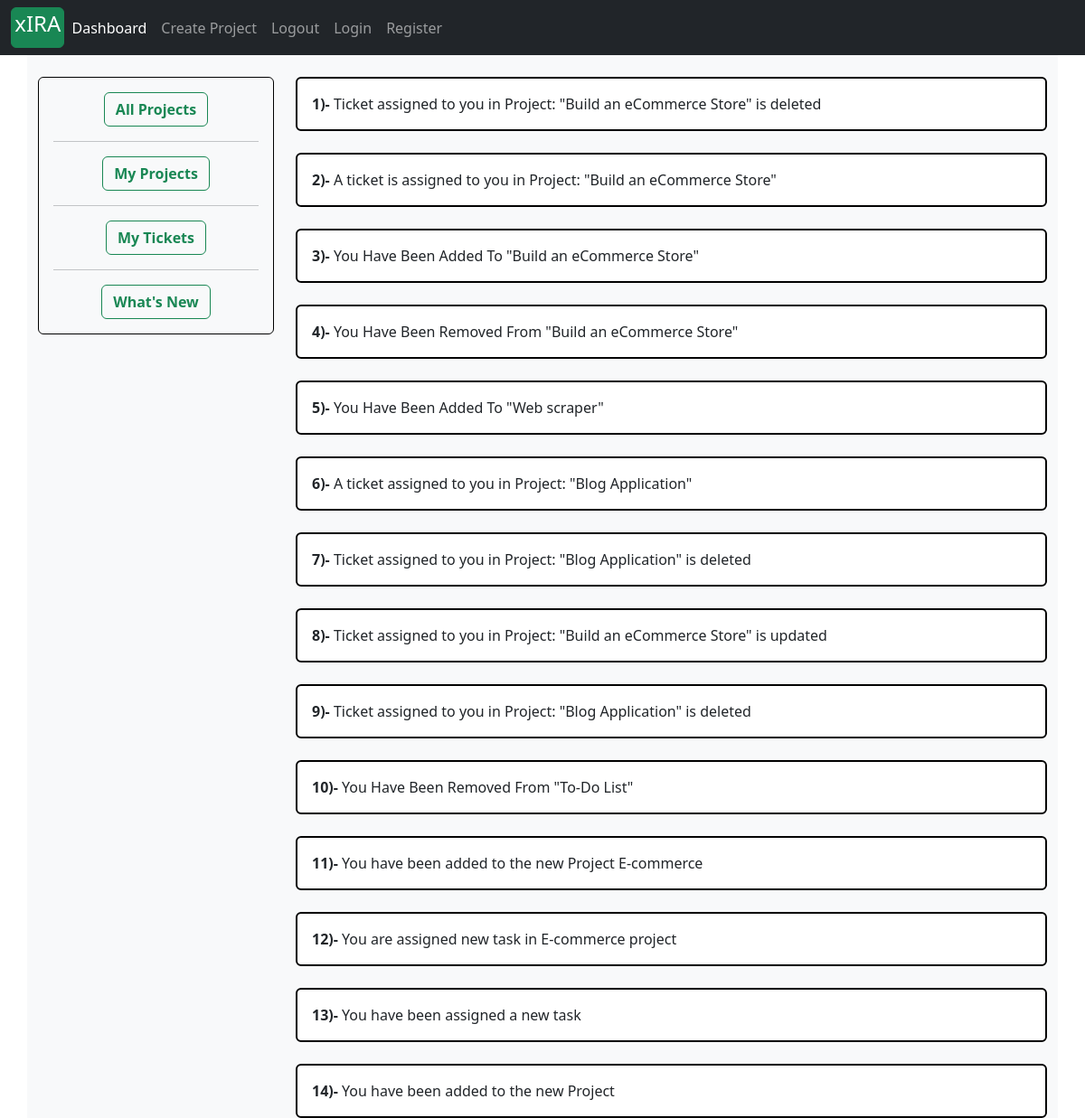
Screenshot of /ticket/see_notification/ (signed in) with the database file from the repository.
### accounts/models.py (models this page shows)
class Information(models.Model):
    notification = models.CharField(max_length=400)
    user = models.ForeignKey(Account, on_delete=models.CASCADE)
    is_seen = models.BooleanField(default=False)
    created_at = models.DateTimeField(auto_now_add=True)
    def is_not_seen(self):
        if self.is_seen == False:
            self.is_seen = True
            self.save()
            return True
        else:
            return False

### tickets/views.py (the view)
# urls.py: path('see_notification/', views.get_notification, name='get_notifications'),
def get_notification(request):
    notify = Information.objects.filter(user__id=request.user.id).order_by('-created_at')
    context = {
        'notification': notify,
    }
    return render(request, 'my_notifications.html', context)

### projects/context_processors.py (called while the page is built)
def create_project_form(request):
    form = ProjectCreationForm()
    context = {
        'project_creation_form': form
    }
    return context

### templates/my_notifications.html (shortened to what this page needs)
{% extends 'base.html' %}
{% block content %}
<div class="container">
 <div class="row bg-light">
    <div class="col-sm-3 mt-4" style="">
      <div class="card bg bg-light" style="border: 1px solid black;">
    <div class="card-body text-center">
      <a href="{% url 'dashboard' %}" class="btn btn-outline-success"  style="text-decoration: none"><strong>All Projects</strong></a>
    <hr>
      <a href="{% url 'dashboard' request.user.id %}" class="btn btn-outline-success"  style="text-decoration: none"><strong>My Projects</strong></a>
    <hr>
      <a href="{% url 'user_ticket_dashboard' %}" class="btn btn-outline-success"  style="text-decoration: none"><strong>My Tickets</strong></a>
    <hr>
		  <a href="{% url 'get_notifications' %}" class="btn btn-outline-success"  style="text-decoration: none"><strong>What's New</strong></a>
    </div>
      </div>
    </div>
    <div class="col-lg" style="">
        {% for notify in notification %}
        <div class="card mt-4 {% if notify.is_not_seen %} bg-secondary {% endif %}"  style="border: 2px solid black;">
        <div class="card-body">
           <strong> {{forloop.counter}})- </strong>{{notify.notification}}
        </div>
        </div>
        {% endfor %}
        </div>
        </div>
        </div>
{% endblock %}

### rows the page displays
Information: notification "Ticket assigned to you in Project: \"Build an eCommerce Store\" is deleted"
Information: notification "A ticket is assigned to you in Project: \"Build an eCommerce Store\""
Information: notification "You Have Been Added To \"Build an eCommerce Store\""
Information: notification "You Have Been Removed From \"Build an eCommerce Store\""
Information: notification "You Have Been Added To \"Web scraper\""
Information: notification "A ticket assigned to you in Project: \"Blog Application\""
Information: notification "Ticket assigned to you in Project: \"Blog Application\" is deleted"
Information: notification "Ticket assigned to you in Project: \"Build an eCommerce Store\" is updated"
Information: notification "Ticket assigned to you in Project: \"Blog Application\" is deleted"
Information: notification "You Have Been Removed From \"To-Do List\""
Information: notification "You have been added to the new Project E-commerce"
Information: notification "You are assigned new task in E-commerce project"
Information: notification "You have been assigned a new task"
Information: notification "You have been added to the new Project"
